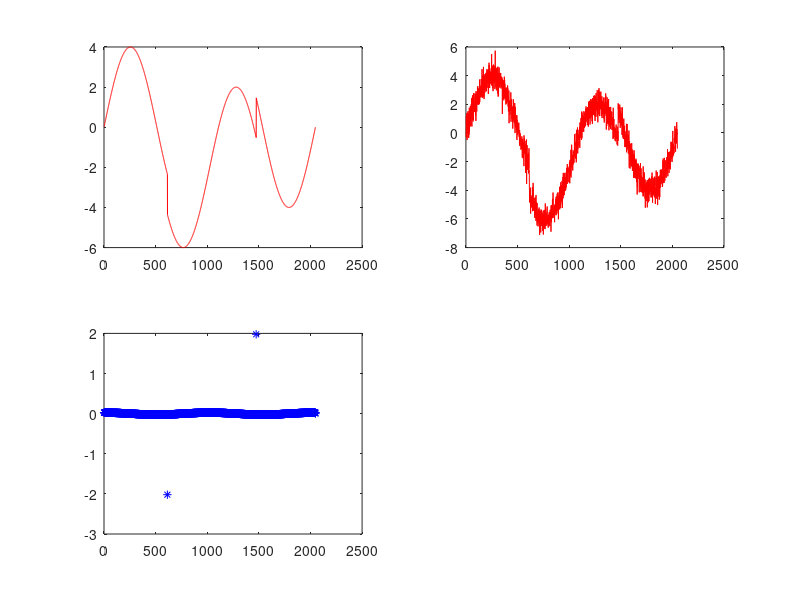

Write the MATLAB code that produced this figure. (Note: this script raises an error after producing the figure.)
clear all
close all
clc


%% Load the original signal of length 2048
load('HeaviSine_2048.mat');
x=HeaviSine';
n=length(x)


figure(1)
subplot(2,2,1)
plot(x,'r')
% hold on

%% Generate the TV transformation
T=-eye(n);
for i=1:n-1
    T(i,i+1)=1;
end

theta=T*x;

figure(1)
subplot(2,2,3)
plot(theta,'b*')


%% Generate a noise and the noisy measurement
SD=0.5;
omega=SD*randn(n,1);
u=x+omega;
figure(1)
subplot(2,2,2)
plot(u,'r')


% %% Run the l1 minimization to recover the sparse theta
% cvx_begin
% cvx_solver gurobi
% variable x_rec(n)
% minimize (norm(T*x_rec,1))
% subject to
% norm(x_rec-u)<=0.91*sqrt(n)*SD  % The epsilon needs to be very carefully chosen
% cvx_end
% 
% %% Recover the x
% % x_rec=T'*theta_rec;
% figure(1)
% subplot(2,2,4)
% plot(x_rec,'b')


% Run the unconstrained composite minimization to recover the theta and x
mu=1; 
cvx_begin
cvx_solver gurobi
variable x_rec_2(n)
minimize (0.5*x_rec_2'*x_rec_2-u'*x_rec_2+0.5*u'*u+mu*norm(T*x_rec_2,1))
cvx_end

% Recover the x
% x_rec_2=T'*theta_rec_2;
figure(1)
subplot(2,2,4)
plot(x_rec_2,'b')

